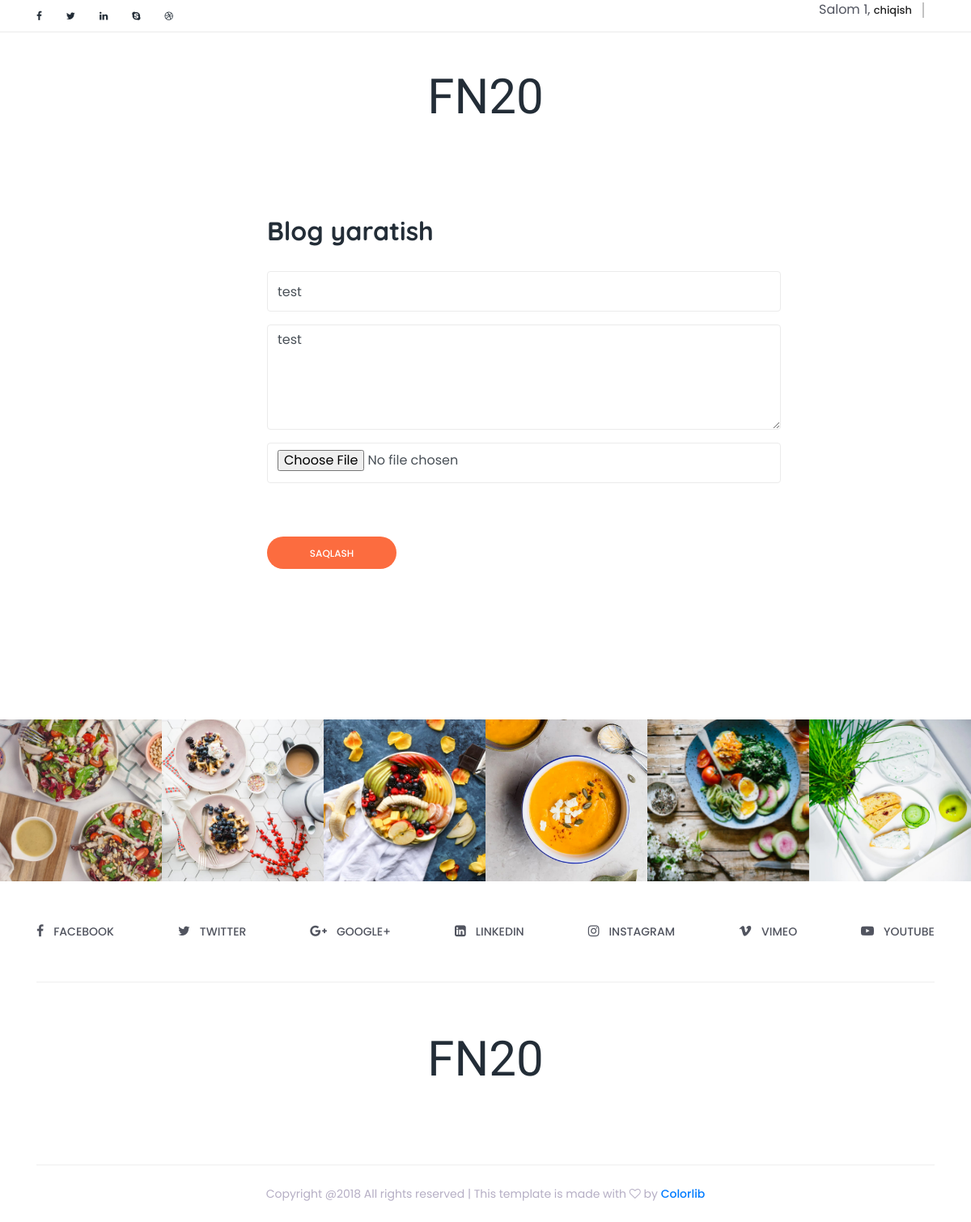
/dashboard/update/2/ (signed in), run on the app's committed database.
### main/models.py (models this page shows, shortened)
class User(AbstractUser):
    img = models.ImageField(upload_to='avatar', null=True)
    bio = models.TextField(null=True, blank=True)
    class Meta(AbstractUser.Meta):
        swappable = 'AUTH_USER_MODEL'
        verbose_name = 'User'
        verbose_name_plural = 'Users'

class Blog(models.Model):
    author = models.ForeignKey(User, on_delete=models.CASCADE)
    title = models.CharField(max_length=255)
    body = models.TextField()
    create_at = models.DateTimeField(auto_now_add=True)
    image = models.ImageField(upload_to='blogs/')

### main/dashboard/views.py (the view, shortened to what this page needs)
# urls.py: path('update/<int:id>/', views.blog_update, name='blog_update'),
@login_required
def blog_update(request, id):
    blog = get_object_or_404(models.Blog, id=id)
    return render(request, 'dashboard/update-blog.html', {'blog': blog})

### templates/dashboard/update-blog.html (shortened to what this page needs)
<!DOCTYPE html>
<html lang="en">
{% load static %}
<head>
    <link href="{% static 'style.css' %}" rel="stylesheet">
    <link href="{% static 'css/responsive/responsive.css' %}" rel="stylesheet">
</head>
<body>
    <div class="top_header_area">
        <div class="container">
            <div class="row">
                <div class="col-5 col-sm-6">
                    <div class="top_social_bar">
                        <a href="#"><i class="fa fa-facebook" aria-hidden="true"></i></a>
                        <a href="#"><i class="fa fa-twitter" aria-hidden="true"></i></a>
                        <a href="#"><i class="fa fa-linkedin" aria-hidden="true"></i></a>
                        <a href="#"><i class="fa fa-skype" aria-hidden="true"></i></a>
                        <a href="#"><i class="fa fa-dribbble" aria-hidden="true"></i></a>
                    </div>
                </div>
                <div class="col-7 col-sm-6">
                    <div class="signup-search-area d-flex align-items-center justify-content-end">
                        {% if user.is_authenticated %}
                        <div class="login_register_area d-flex">
                            <div class="login">
                                <p>Salom {{user.username}}, <a href="{% url 'log_out' %}">chiqish</a></p>
                           </div>
                        </div>
                        {% endif %}
                    </div>
                </div>
            </div>
        </div>
    </div>
    <header class="header_area">
        <div class="container">
            <div class="row">
                <div class="col-12">
                    <div class="logo_area text-center">
                        <a href="#" class="yummy-logo">FN20</a>
                    </div>
                </div>
            </div>
        </div>
    </header>
    <section class="archive-area section_padding_80">
        <div class="container">
            <div class="row">
                <div class="col-3"></div>
                <div class="col-12 col-md-7 item" style="height: 544px;">
                    <div class="contact-form wow fadeInUpBig" data-wow-delay="0.6s" style="visibility: visible; animation-delay: 0.6s; animation-name: fadeInUpBig;">
                        <h2 class="contact-form-title mb-30">Blog yaratish</h2>
                        <form action="#" method="post" enctype="multipart/form-data">
                            <div class="form-group">
                                <input type="text" class="form-control" id="contact-name" value="{{blog.title}}" name="title">
                            </div>
                            <div class="form-group">
                                <textarea name="body"class="form-control">{{blog.body}}</textarea>
                            </div>
                            <div class="form-group">
                                <input type="file" class="form-control" id="contact-email" name="image">
                            </div>
                            <button type="submit" class="btn contact-btn">saqlash</button>
                        </form>
                    </div>
                </div>
            </div>
            </div>
    </section>
    <div class="instargram_area owl-carousel section_padding_100_0 clearfix" id="portfolio">
        <div class="instagram_gallery_item">
            <img src="img/instagram-img/1.jpg" alt="">
        </div>
        <div class="instagram_gallery_item">
            <img src="img/instagram-img/2.jpg" alt="">
        </div>
        <div class="instagram_gallery_item">
            <img src="img/instagram-img/3.jpg" alt="">
        </div>
        <div class="instagram_gallery_item">
            <img src="img/instagram-img/4.jpg" alt="">
        </div>
        <div class="instagram_gallery_item">
            <img src="img/instagram-img/5.jpg" alt="">
        </div>
        <div class="instagram_gallery_item">
            <img src="img/instagram-img/6.jpg" alt="">
        </div>
    </div>
    <div class="social_icon_area clearfix">
        <div class="container">
            <div class="row">
                <div class="col-12">
                    <div class="footer-social-area d-flex">
                        <div class="single-icon">
                            <a href="#"><i class="fa fa-facebook" aria-hidden="true"></i><span>facebook</span></a>
                        </div>
                        <div class="single-icon">
                            <a href="#"><i class="fa fa-twitter" aria-hidden="true"></i><span>Twitter</span></a>
                        </div>
                        <div class="single-icon">
                            <a href="#"><i class="fa fa-google-plus" aria-hidden="true"></i><span>GOOGLE+</span></a>
                        </div>
                        <div class="single-icon">
                            <a href="#"><i class="fa fa-linkedin-square" aria-hidden="true"></i><span>linkedin</span></a>
                        </div>
                        <div class="single-icon">
                            <a href="#"><i class="fa fa-instagram" aria-hidden="true"></i><span>Instagram</span></a>
                        </div>
                        <div class="single-icon">
                            <a href="#"><i class="fa fa-vimeo" aria-hidden="true"></i><span>VIMEO</span></a>
                        </div>
                        <div class="single-icon">
                            <a href="#"><i class="fa fa-youtube-play" aria-hidden="true"></i><span>YOUTUBE</span></a>
                        </div>
                    </div>
                </div>
            </div>
        </div>
    </div>
    <footer class="footer_area">
        <div class="container">
            <div class="row">
                <div class="col-12">
                    <div class="footer-content">
                        <div class="footer-logo-area text-center">
                            <a href="index.html" class="yummy-logo">FN20</a>
                        </div>
                    </div>
                </div>
            </div>
        </div>
        <div class="container">
            <div class="row">
                <div class="col-12">
                    <div class="copy_right_text text-center">
                        <p>Copyright @2018 All rights reserved | This template is made with <i class="fa fa-heart-o" aria-hidden="true"></i> by <a href="https://colorlib.com" target="_blank">Colorlib</a></p>
                    </div>
                </div>
            </div>
        </div>
    </footer>
</body>

### static/style.css (style rules this page uses)
* { margin: 0; padding: 0; }
body { font-family: 'Poppins', sans-serif; position: relative; z-index: auto; }
h1, h2, h3, h4, h5, h6 { font-family: 'Quicksand', sans-serif; font-weight: 700; color: #232d37; line-height: 1.25; }
p { color: #51545f; font-size: 16px; }
.section_padding_80 { margin-top: 80px; margin-bottom: 80px; }
img { max-width: 100%; }
.mb-30 { margin-bottom: 30px; }
a, a:hover, a:focus, a:active { text-decoration: none; -webkit-transition-duration: 500ms; transition-duration: 500ms; font-weight: 500; outline: none; }
.top_header_area { width: 100%; height: 40px; border-bottom: 1px solid #ebebeb; }
.top_header_area .top_social_bar { display: -webkit-box; display: -ms-flexbox; display: flex; height: 40px; -webkit-box-align: center; -ms-flex-align: center; align-items: center; }
.top_header_area .top_social_bar > a { font-size: 12px; color: #232d37; margin-right: 30px; }
.top_header_area .top_social_bar > a:last-of-type { margin-right: 0; }
.top_header_area .signup-search-area { height: 40px; position: relative; z-index: 3; }
.top_header_area .signup-search-area a { font-size: 13px; color: #222; }
.top_header_area .signup-search-area .login a { margin-right: 13px; border-right: 2px solid #c2c2c2; padding-right: 13px; }
.logo_area .yummy-logo { font-family: 'Shadows Into Light Two', cursive; font-size: 60px; margin-bottom: 0; padding: 35px 0 20px 0; display: inline-block; color: #232d37; }
.instagram_gallery_item { position: relative; z-index: 1; }
.instagram_gallery_item img { -webkit-transition-duration: 500ms; transition-duration: 500ms; width: 100%; }
.instargram_area { position: relative; z-index: 1; }
.footer-social-area { border-bottom: 1px solid #eeeeee; padding: 50px 0; -webkit-box-pack: justify; -ms-flex-pack: justify; justify-content: space-between }
.single-icon > a { color: #51545f; font-size: 14px; font-weight: 500; text-transform: uppercase; }
.single-icon > a > i { font-size: 16px; padding-right: 12px; }
.footer-content { padding: 50px 0 65px 0; border-bottom: 1px solid #eeeeee; }
.footer-logo-area .yummy-logo { font-family: 'Shadows Into Light Two', cursive; font-size: 60px; margin-bottom: 0; padding: 0 0 20px 0; display: inline-block; color: #232d37; }
.copy_right_text { width: 100%; height: 70px; display: -webkit-box; display: -ms-flexbox; display: flex; -webkit-box-align: center; -ms-flex-align: center; align-items: center; -webkit-box-pack: center; -ms-flex-pack: center; justify-content: center }
.copy_right_text > p { font-size: 14px; color: #b5aec4; margin-bottom: 0; }
.contact-form .form-control, .comment-form .form-control { border: 1px solid #ebebeb; height: 50px; }
.contact-form textarea.form-control, .comment-form textarea.form-control { height: 130px; }
.contact-btn { margin-top: 50px; width: 160px; height: 40px; font-size: 12px; text-transform: uppercase; font-weight: 500; color: #fff; background-color: #fc6c3f; border-radius: 30px; }

### data on the page
User: username "1"
Blog: title "test", body "test"
